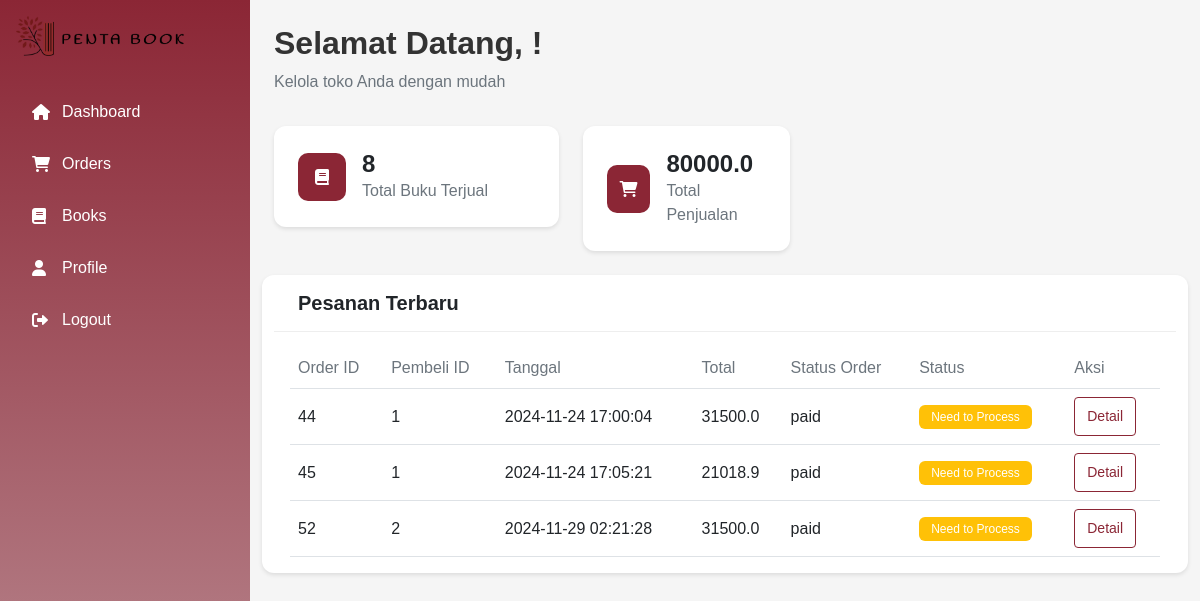
/shop/dashboard (signed in), run on the app's committed database.
### tables this page shows
CREATE TABLE "orders"
(
    order_id         INTEGER
        primary key autoincrement,
    cart_id          INTEGER
        references cart,
    buyer_id         INTEGER
        references buyer,
    order_date       TEXT,
    subtotal         REAL,
    total            REAL,
    status           TEXT,
    delivery_address TEXT
);

### app.py (the view)
@app.route('/shop/dashboard')
def shop_dashboard():
    if session.get('role') != 'shop':
        flash('You need to be logged in as a shop to access this page.', 'warning')
        return redirect(url_for('shop_login'))
    db = get_db()
    shop_id = session.get('shop_id')
    query_total_books = '''
    SELECT
        SUM(orderitems.quantity) AS total_books_sold
    FROM
        orders
    JOIN orderitems
    ON
        orders.order_id = orderitems.order_id
    WHERE
        orders.status = 'paid' AND
        orderitems.shop_id = ?
    '''
    cur = db.execute(query_total_books, (shop_id,))
    total_books_sold = cur.fetchone()['total_books_sold']
    query_total_sales = '''
    SELECT
        SUM(orderitems.total_price) AS total_sales
    FROM
        orders
    JOIN orderitems
    ON
        orders.order_id = orderitems.order_id
    WHERE
        orders.status = 'paid' AND
        orderitems.shop_id = ?
    '''
    cur = db.execute(query_total_sales, (shop_id,))
    total_sales = cur.fetchone()['total_sales']
    query_orders = '''
    SELECT
    orders.order_id, orders.buyer_id,
    orders.order_date, orders.subtotal, orders.total,
    orders.status, orders.delivery_address

    FROM
        orders
    JOIN orderitems
    ON
        orders.order_id = orderitems.order_id
    WHERE
        orders.status = 'paid' AND
        orderitems.shop_id = ?

    '''
    cur = db.execute(query_orders, (shop_id,))
    orders = cur.fetchall()
    return render_template('shop/dashboard.html', orders=orders, total_books_sold=total_books_sold, total_sales=total_sales)

### app.py (called while the page is built)
def get_db():
    if 'db' not in g:
        g.db = sqlite3.connect(app.config['DATABASE'])
        g.db.row_factory = sqlite3.Row
    return g.db

### templates/shop/dashboard.html (shortened to what this page needs)
{% extends "shop/base_shop.html" %}
{% block content %}
<div class="welcome-section">
    <h1>Selamat Datang, {{ shop_name }}!</h1>
    <p class="text-muted">Kelola toko Anda dengan mudah</p>
</div>
<div class="row g-4 mb-4">
    <div class="col-md-4">
        <div class="stats-card">
            <div class="stats-icon bg-burgundy">
                <i class="fas fa-book"></i>
            </div>
            <div class="stats-info">
                <h3>{{ total_books_sold }}</h3>
                <p>Total Buku Terjual</p>
            </div>
        </div>
    </div>
    <div class="col-md-3">
        <div class="stats-card">
            <div class="stats-icon bg-burgundy">
                <i class="fas fa-shopping-cart"></i>
            </div>
            <div class="stats-info">
                <h3>{{ total_sales }}</h3>
                <p>Total Penjualan</p>
            </div>
        </div>
    </div>
<div class="card">
    <div class="card-header bg-white">
        <h5 class="card-title mb-0">Pesanan Terbaru</h5>
    </div>
    <div class="card-body">
        <div class="table-responsive">
            <table class="table">
                <thead>
                    <tr>
                        <th>Order ID</th>
                        <th>Pembeli ID</th>
                        <th>Tanggal</th>
                        <th>Total</th>
                        <th>Status Order</th>
                        <th>Status</th>
                        <th>Aksi</th>
                    </tr>
                </thead>
                <tbody>
                    {% for orders in orders %}
                    <tr>
                        <td>{{ orders['order_id'] }}</td>
                        <td>{{ orders['buyer_id'] }}</td>
                        <td>{{ orders['order_date'] }}</td>
                        <td>{{ orders['total'] }}</td>
                        <td>{{ orders['status'] }}</td>
                        <td><span class="badge bg-warning">Need to Process</span></td>
                        <td>
                            <a href="{{ url_for('detail_order', order_id=orders['order_id']) }}" >
                            <button class="btn btn-sm btn-outline-burgundy">Detail</button>
                            </a>
                        </td>
                    </tr>
                    {% endfor %}
                </tbody>
            </table>
        </div>
    </div>
</div>
{% endblock %}

### templates/shop/dashboard.html (style rules this page uses)
:root { --burgundy: #8B2635; --burgundy-light: #BC8F96; --burgundy-lighter: #F2D9DC; --cream: #FDF6F0; }
.welcome-section { margin-bottom: 2rem; }
.welcome-section h1 { font-size: 2rem; font-weight: bold; color: #333; }
.stats-card { background: white; border-radius: 12px; padding: 1.5rem; display: flex; align-items: center; gap: 1rem; box-shadow: 0 2px 4px rgba(0,0,0,0.1); transition: all 0.3s ease; }
.stats-icon { width: 48px; height: 48px; border-radius: 10px; display: flex; align-items: center; justify-content: center; color: white; }
.bg-burgundy { background-color: var(--burgundy); }
.stats-info h3 { margin: 0; font-size: 1.5rem; font-weight: bold; }
.stats-info p { margin: 0; color: #6c757d; }
.card { border: none; border-radius: 12px; box-shadow: 0 2px 4px rgba(0,0,0,0.1); }
.card-header { border-bottom: 1px solid #eee; padding: 1rem 1.5rem; }
.table { margin-bottom: 0; }
.table th { border-top: none; color: #6c757d; font-weight: 500; }
.table td { vertical-align: middle; }
.badge { padding: 0.5em 1em; font-weight: 500; }
.btn-outline-burgundy { color: var(--burgundy); border-color: var(--burgundy); }

### templates/shop/base_shop.html (style rules this page uses)
:root { --burgundy: #8B2635; --burgundy-light: #BC8F96; --burgundy-lighter: #F2D9DC; --sidebar-width: 250px; }
body { margin: 0; font-family: Arial, sans-serif; background-color: #f5f5f5; }

### data on the page
orders: order_id "44", buyer_id "1", order_date "2024-11-24 17:00:04", total "31500.0", status "paid"
orders: order_id "45", buyer_id "1", order_date "2024-11-24 17:05:21", total "21018.9", status "paid"
orders: order_id "52", buyer_id "2", order_date "2024-11-29 02:21:28", total "31500.0", status "paid"

### other printed values
{{ total_books_sold }} "8"
{{ total_sales }} "80000.0"
